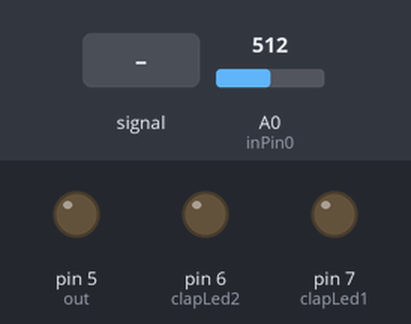
This sketch was run on a simulated Arduino Uno, built with avr-gcc and run on an emulated ATmega328P. Shown: output pins drawn as LEDs (lit = HIGH). Dashed ring = blinking. Inputs (shaded band) come from the test bench; at power-on: A0 (inPin0) = 512.

Above: at 1.2 s.
1.3 s: A0 (inPin0) fed a 200 Hz sine of ±460 counts around its level
At 2.26 s:
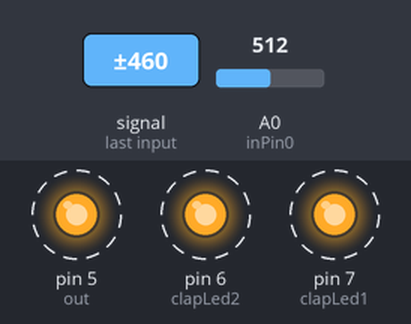
4.3 s: A0 (inPin0) set to 716
At 5.7 s:
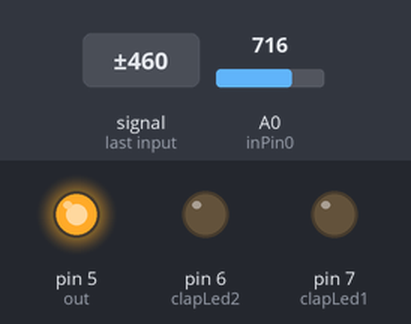
6.0 s: A0 (inPin0) set to 948
At 6.19 s:
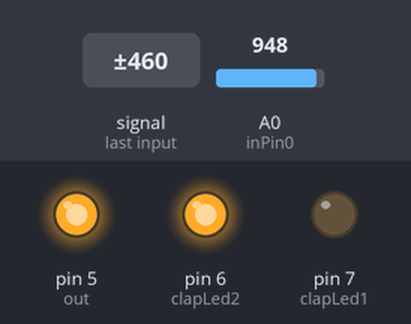
7.8 s: A0 (inPin0) set to 965
Timing chart, 0 to 10.3 s (numbered marks = the images above; inputs shaded):
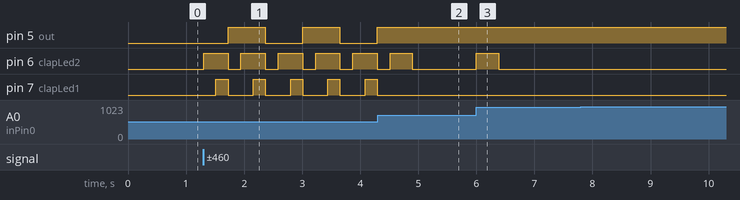

The sketch:

Clapper_ATtiny.ino
```cpp
/*
* Clapper for ATTINY84
* Aldo Padilla
* Notes: Serial Disabled
*
* Original
* Clapper project
* Author: Manoj Kunthu
* Update: 2/2/13
*/

/*-----------------------------
*   Method Prototypes
*-----------------------------*/

void initialize();
void runDetector();
boolean clapDetected();

int detectClaps(int numClaps);
void indicateClaps();
void readMic();

/*void printStats();*/

/*-----------------------------
*   Variable Declarations
*-----------------------------*/

int TOTAL_CLAPS_TO_DETECT = 2; //The number of claps detected before output is toggled
int offset = 80;    // The point above average that the clap is detected
int CLAP_TIME=1200; // The time allowed between each clap


int sensorValue = 0; //the value read through mic

int toggleOutput = -1;

int SIZE = 3;
int buffer[3];
int loopIteration = 0;
int average = 0;
int total = 0;


//BOARD INPUT MIC
const int inPin0 = A0;

//BOARD OUTPUT SIGNALS
const int clapLed1 = 7, clapLed2 = 6, out = 5;

//CLAP STATE CONSTANTS
const int FINAL_DETECTED = 0, LOST_CONTINUITY = 1, CLAP_NOT_DETECTED = 2;

void setup() {
 /* Serial.begin(9600);*/

  //direct representation of the light bulb that toggles on/off
  pinMode(out, OUTPUT);

  //once initialize() runs the ready pin turns on
 /* pinMode(readyPin, OUTPUT); */

  //respective clap LEDs, more can be added
  pinMode(clapLed1, OUTPUT);
  pinMode(clapLed2, OUTPUT);
}


void loop() {
  initialize();
  runDetector();
}

/**
* Purpose: Prepares the buffer to recognize ambient noise levels in room.
*/
void initialize()
{
  loopIteration = 0;
  total = 0;
  average =0;

  digitalWrite(clapLed1, LOW);
  digitalWrite(clapLed2, LOW);
  digitalWrite(out, LOW);

  for(int i = 0; i < SIZE; i++)
  {
    readMic();

    buffer[i] = sensorValue;
    total = total + sensorValue;
    average = (total/(i+1));

  /*  Serial.print("INIT - AVE: ");
    Serial.print(average);
    Serial.print("    Total: ");
    Serial.print(total);
    Serial.print("    Sensor: ");
    Serial.print(sensorValue);
    Serial.print("    Change: ");
    Serial.println(sensorValue-average); */

    delay(50);
  }
/*  digitalWrite(readyPin, HIGH); */
}

/**
* Purpose: Runs the detector algorithm. Developers can change the number of claps by adjusting TOTAL_CLAPS_TO_DETECT variable up at the top.
*/
void runDetector()
{
  while(true)
  {
    int clapState = detectClaps(TOTAL_CLAPS_TO_DETECT);

    if(clapState == FINAL_DETECTED || clapState == LOST_CONTINUITY)
    {
    /*   Serial.println("--done--"); */
       indicateClap(0);//turn off any clap indicating lights
    }
  }
}

/**
* Purpose:  Detects the number of claps specified. This method is recursive
*/
int detectClaps(int numClaps)
{
  int clapNum = numClaps;

  //Base Case - if clapNum is 0, then all claps have been accounted.
  if(clapNum == 0)
  {
    //the output can now be toggled.
    toggleOutput *= -1;
    indicateClap(clapNum);

  /*  Serial.println("-----  Clap Limit Reached - Output Toggled -----"); */

    return FINAL_DETECTED;
  }

  //Read from mic and update ambient noise levels.
  readMic();

  total = (total - buffer[loopIteration]) + sensorValue;
  average = (total/SIZE);
  buffer[loopIteration] = sensorValue;

  loopIteration = (loopIteration+1)%SIZE;

  if(clapDetected())
  {
   /* Serial.print("detectClaps - Claps:");
    Serial.println(TOTAL_CLAPS_TO_DETECT + 1 - numClaps);

    printStats();*/
    indicateClap(clapNum);

    delay(100);
    for(int i = 0; i < CLAP_TIME; i++)
    {
      int clapState = detectClaps(clapNum - 1);

      if(clapState == FINAL_DETECTED || clapState == LOST_CONTINUITY)
      {
         return clapState;
      }
    }
    return LOST_CONTINUITY;
  }
  return CLAP_NOT_DETECTED;
}

/**
* Purpose: Turns the LED on appropriately to signal a clap detection.
*/
void indicateClap(int clapNum)
{
  if(clapNum == 0)
  {
    if(toggleOutput == 1)
    {
      digitalWrite(out, HIGH);
    }
    else
    {
      digitalWrite(out, LOW);
    }
    digitalWrite(clapLed1, LOW);
    digitalWrite(clapLed2, LOW);
  }
  else if(clapNum == 1)
  {
     digitalWrite(clapLed1, HIGH);
  }
  else if(clapNum == 2)
  {
     digitalWrite(clapLed2, HIGH);
  }
  delay(110);
}

/**
* Purpose: Prints basic statistics data for more info with sensor readouts and data points.
*/
/*void printStats()
{
  Serial.print("--- AVE: ");
  Serial.print(average);
  Serial.print("    Total: ");
  Serial.print(total);
  //Serial.print("    iterNum: ");
  //Serial.print(loopIteration);
  Serial.print("    Sensor: ");
  Serial.print(sensorValue);
  Serial.print("    Change: ");
  Serial.println(sensorValue-average); //This is what I used to determine the 'offset' value
}*/

/**
* Purpose:  A clap is detected when the sensor value is greater than the average plus
*     an offset.  The offset might need to be fine tuned for different sound sensors.
*/
boolean clapDetected()
{
    return sensorValue > average + offset;
}

/**
* Purpose: Reads mic input and stores it in a global variable.
*/
void readMic()
{
  sensorValue = analogRead(inPin0);
}
```

Measured:
- after the input at 1.3 s, pin 5 (out): alternates HIGH for 0.64 s and LOW for 0.64 s, starting after 0.43 s; pin 6 (clapLed2): alternates HIGH for 0.42 s and LOW for 0.22 s, starting at once; pin 7 (clapLed1): alternates HIGH for 0.21 s and LOW for 0.43 s, starting after 0.22 s
- after the input at 4.3 s, pin 5 (out): stays HIGH (without the input it goes to LOW after 0.64 s); pin 7 (clapLed1): stops changing and stays LOW
- after the input at 6.0 s, pin 6 (clapLed2): LOW → HIGH at once, → LOW 0.38 s later
- after the input at 7.8 s, every drawn part: stays the same
